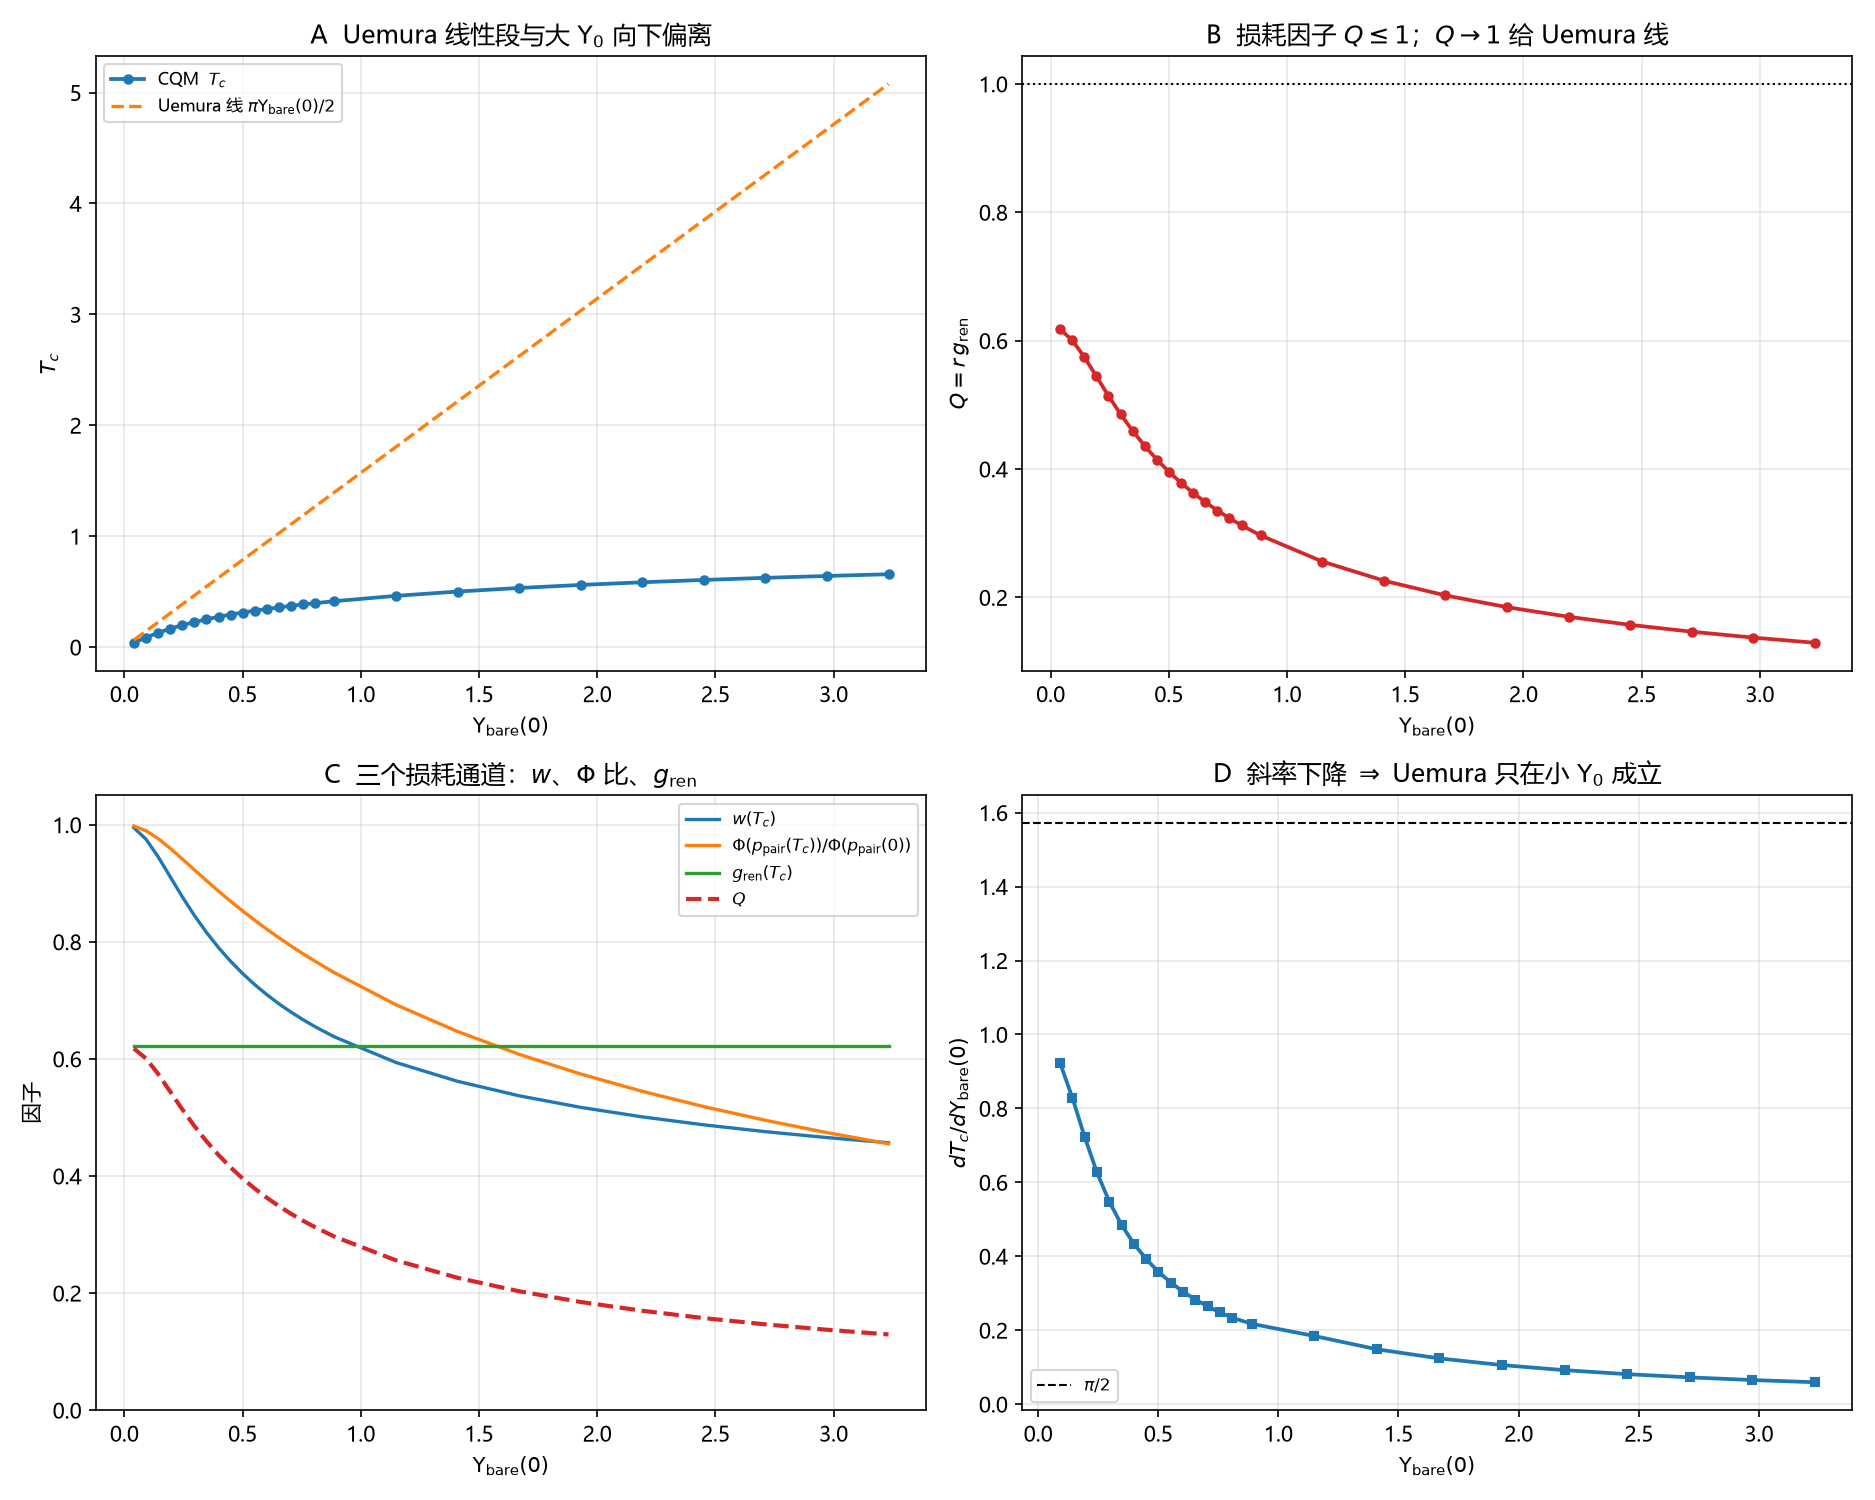

Here is the Python script that generated this plot:
# -*- coding: utf-8 -*-
"""
目标区：从 BKT 普适跳变 + 渗流刚度推导 Uemura 标度，并核对失效条件。

归一化：k_B = 1, hbar = 1, omega_D = 1, Z = 1, Upsilon_bond = U0 (扫描).
只做解析形状、不等式与交点核对；不拟合任何实验数据。

外部输入（只作对照，不写成 CQM 已证）：
  Uemura et al., PRL 62, 2317 (1989); arXiv:cond-mat/0212643
  Homes et al., Nature 430, 539 (2004), DOI 10.1038/nature02673
  Imry, Strongin & Homes, PRL 109, 067003 (2012)
"""

import csv
import math
import os

import numpy as np
import matplotlib
matplotlib.use("Agg")
import matplotlib.pyplot as plt

plt.rcParams["font.sans-serif"] = ["Microsoft YaHei", "SimHei", "DejaVu Sans"]
plt.rcParams["axes.unicode_minus"] = False

HERE = os.path.dirname(os.path.abspath(__file__))
OUT_PNG = os.path.join(HERE, "目标区_Uemura.png")
OUT_CSV = os.path.join(HERE, "目标区_Uemura.csv")
OUT_SUM = os.path.join(HERE, "目标区_Uemura_摘要.csv")

# 复用环 19 的 Debye 权重与渗流读出，保证口径一致
import importlib.util
SPEC = importlib.util.spec_from_file_location("ring19", os.path.join(HERE, "环19_相位刚度.py"))
R19 = importlib.util.module_from_spec(SPEC)
SPEC.loader.exec_module(R19)

w_debye = R19.w_debye
phi = R19.Phi_power
PC = R19.PC_SITE

N_CELL = 4          # chi-square 自由度（偶数，取精确有限和）
SIGMA_C2 = 0.20     # sigma_c^2 / Z
C_CORE = 2.0        # 涡旋核心能形状参数 y0 = exp(-c K0)


# ---------------------------------------------------------------- p_pair (环 15)


def p_pair(T):
    """环 15 的条件 chi-square 尾，n_cell = 4: e^{-x/2}(1 + x/2)."""
    if T <= 0.0:
        x = N_CELL * SIGMA_C2 / 1.0   # w(0) = 1
    else:
        x = N_CELL * SIGMA_C2 / w_debye(T)
    if x > 700.0:
        return 0.0
    return math.exp(-x / 2.0) * (1.0 + x / 2.0)


def u_bare(T, U0):
    """环 19 (19P.20) 的裸刚度读出。"""
    return U0 * w_debye(T) * phi(p_pair(T))


# ---------------------------------------------------------------- Kosterlitz RG


def rg_light(K0, c=C_CORE, n=4000, lmax=10.0):
    """轻量 RK4：返回 (超流?, K_R/K0)。
    系数 4 pi^2 取 Nelson 约定；只依赖不动点 2/pi 与流向。"""
    if K0 <= 0.0:
        return False, 0.0
    y0 = math.exp(-c * K0)
    if y0 <= 1e-300:
        return True, 1.0
    u = 1.0 / K0
    y = y0
    dl = lmax / n
    for _ in range(n):
        def deriv(uu, yy):
            return 4.0 * math.pi ** 2 * yy * yy, (2.0 - math.pi / uu) * yy
        k1 = deriv(u, y)
        k2 = deriv(u + 0.5 * dl * k1[0], y + 0.5 * dl * k1[1])
        k3 = deriv(u + 0.5 * dl * k2[0], y + 0.5 * dl * k2[1])
        k4 = deriv(u + dl * k3[0], y + dl * k3[1])
        u += dl * (k1[0] + 2 * k2[0] + 2 * k3[0] + k4[0]) / 6.0
        y += dl * (k1[1] + 2 * k2[1] + 2 * k3[1] + k4[1]) / 6.0
        if y > 10.0:
            return False, 0.0
    KR = 1.0 / u
    return y < y0, min(1.0, KR / K0)


def superfluid(K0):
    return rg_light(K0)[0]


def renorm_factor(K0):
    return rg_light(K0)[1]


def Tc_of_U0(U0):
    """自洽解 K_R(T_c) = 2/pi，其中 K0(T) = U_bare(T)/T."""
    lo, hi = 1e-6, 50.0
    for _ in range(36):
        T = 0.5 * (lo + hi)
        K0 = u_bare(T, U0) / T
        if superfluid(K0):
            lo = T
        else:
            hi = T
    return 0.5 * (lo + hi)


# ---------------------------------------------------------------- main


def main():
    rows = []
    U0_list = np.concatenate([
        np.linspace(0.05, 1.0, 16),
        np.linspace(1.1, 4.0, 10),
    ])

    results = []
    for U0 in U0_list:
        Tc = Tc_of_U0(float(U0))
        Uzero = u_bare(0.0, float(U0))
        K0 = u_bare(Tc, float(U0)) / Tc
        # 在自洽 Tc 上，普适跳变给 K_R(Tc)=2/pi；故 g = K_R/K0 = (2/pi)/K0，
        # 这是恒等式，不需要从 RG 流的有限尺度终值抽取（后者在分离点附近收敛很慢）。
        g = min(1.0, (2.0 / math.pi) / K0)
        r = w_debye(Tc) * phi(p_pair(Tc)) / phi(p_pair(0.0))
        Q = r * g
        Tlin = math.pi * Uzero / 2.0
        results.append((U0, Uzero, Tc, Tlin, r, g, Q))
        rows.append(("scan", U0, Uzero, Tc, Tlin, r, g, Q))

    # 数值核对：线性段斜率、Q 的上界、单调性
    small = [x for x in results if x[0] <= 0.4]
    slopes = [x[2] / x[1] for x in small]
    dTc = [results[i + 1][2] - results[i][2] for i in range(len(results) - 1)]
    dU = [results[i + 1][1] - results[i][1] for i in range(len(results) - 1)]
    secant = [a / b for a, b in zip(dTc, dU)]

    with open(OUT_CSV, "w", newline="", encoding="utf-8-sig") as f:
        wr = csv.writer(f)
        wr.writerow(["kind", "U0", "U_bare0", "Tc", "T_linear", "r", "g_ren", "Q"])
        wr.writerows(rows)

    with open(OUT_SUM, "w", newline="", encoding="utf-8-sig") as f:
        wr = csv.writer(f)
        wr.writerow(["quantity", "value", "note"])
        wr.writerow(["p_pair(0)", p_pair(0.0), "chi-square n=4, sigma_c2=0.2"])
        wr.writerow(["Phi(p_pair(0))", phi(p_pair(0.0)), "pc=site 0.592746, t_U=1.3"])
        wr.writerow(["slope_small_min", min(slopes), "min Tc/U_bare(0) for U0<=0.4"])
        wr.writerow(["slope_small_max", max(slopes), "max Tc/U_bare(0) for U0<=0.4"])
        wr.writerow(["pi_over_2", math.pi / 2.0, "ideal Uemura slope (kB=1)"])
        wr.writerow(["Q_max", max(x[6] for x in results), "must be <= 1"])
        wr.writerow(["Q_min", min(x[6] for x in results), "must be > 0"])
        wr.writerow(["monotone_Tc", all(a > 0 for a in dTc), "all dTc > 0"])
        wr.writerow(["concave_after_linear", all(secant[i + 1] < secant[i] for i in range(len(secant) - 1)),
                     "secant slope decreasing"])
        wr.writerow(["Tc_le_linear", all(x[2] <= x[3] + 1e-9 for x in results), "(U.3) check"])

    # ---------------------------------------------------------------- figure
    fig, ax = plt.subplots(2, 2, figsize=(12.5, 10.0))
    Uzero = np.array([x[1] for x in results])
    Tc = np.array([x[2] for x in results])
    Q = np.array([x[6] for x in results])
    rr = np.array([x[4] for x in results])
    gg = np.array([x[5] for x in results])
    ws = np.array([w_debye(x[2]) for x in results])
    phir = np.array([phi(p_pair(x[2])) / phi(p_pair(0.0)) for x in results])

    ax[0, 0].plot(Uzero, Tc, "o-", lw=1.8, ms=4, label=r"CQM  $T_c$")
    ax[0, 0].plot(Uzero, np.pi * Uzero / 2.0, "--", lw=1.6,
                  label=r"Uemura 线 $\pi\Upsilon_{\rm bare}(0)/2$")
    ax[0, 0].set_xlabel(r"$\Upsilon_{\rm bare}(0)$")
    ax[0, 0].set_ylabel(r"$T_c$")
    ax[0, 0].set_title("A  Uemura 线性段与大 $\\Upsilon_0$ 向下偏离")
    ax[0, 0].legend(fontsize=8)
    ax[0, 0].grid(alpha=0.3)

    ax[0, 1].plot(Uzero, Q, "o-", lw=1.8, ms=4, color="tab:red")
    ax[0, 1].axhline(1.0, color="k", ls=":", lw=1.0)
    ax[0, 1].set_xlabel(r"$\Upsilon_{\rm bare}(0)$")
    ax[0, 1].set_ylabel(r"$Q=r\,g_{\rm ren}$")
    ax[0, 1].set_title("B  损耗因子 $Q\\leq1$；$Q\\to1$ 给 Uemura 线")
    ax[0, 1].grid(alpha=0.3)

    ax[1, 0].plot(Uzero, ws, lw=1.6, label=r"$w(T_c)$")
    ax[1, 0].plot(Uzero, phir, lw=1.6, label=r"$\Phi(p_{\rm pair}(T_c))/\Phi(p_{\rm pair}(0))$")
    ax[1, 0].plot(Uzero, gg, lw=1.6, label=r"$g_{\rm ren}(T_c)$")
    ax[1, 0].plot(Uzero, Q, lw=2.0, ls="--", label=r"$Q$")
    ax[1, 0].set_xlabel(r"$\Upsilon_{\rm bare}(0)$")
    ax[1, 0].set_ylabel("因子")
    ax[1, 0].set_ylim(0.0, 1.05)
    ax[1, 0].set_title("C  三个损耗通道：$w$、$\\Phi$ 比、$g_{\\rm ren}$")
    ax[1, 0].legend(fontsize=8)
    ax[1, 0].grid(alpha=0.3)

    ax[1, 1].plot(Uzero[1:], secant, "s-", lw=1.8, ms=4)
    ax[1, 1].axhline(math.pi / 2.0, color="k", ls="--", lw=1.0,
                     label=r"$\pi/2$")
    ax[1, 1].set_xlabel(r"$\Upsilon_{\rm bare}(0)$")
    ax[1, 1].set_ylabel(r"$dT_c/d\Upsilon_{\rm bare}(0)$")
    ax[1, 1].set_title("D  斜率下降 $\\Rightarrow$ Uemura 只在小 $\\Upsilon_0$ 成立")
    ax[1, 1].legend(fontsize=8)
    ax[1, 1].grid(alpha=0.3)

    fig.tight_layout()
    fig.savefig(OUT_PNG, dpi=150)
    plt.close(fig)

    # ---------------------------------------------------------------- printed checks
    print(f"p_pair(0) = {p_pair(0.0):.6f}, Phi(p_pair(0)) = {phi(p_pair(0.0)):.6f}")
    print(f"ideal slope pi/2 = {math.pi/2:.6f}")
    print("small-U0 slopes Tc/U_bare(0): " +
          ", ".join(f"{s:.6f}" for s in slopes[:8]))
    print(f"Q range: [{min(x[6] for x in results):.6f}, {max(x[6] for x in results):.6f}]")
    print("sample (U0, U_bare0, Tc, T_linear, r, g, Q):")
    for idx in [0, 5, 10, 15, 20, 25]:
        if idx < len(results):
            x = results[idx]
            print("  " + ", ".join(f"{v:.6f}" for v in x))
    print(f"all dTc > 0: {all(a > 0 for a in dTc)}")
    print(f"all Tc <= pi*U_bare(0)/2: {all(x[2] <= x[3] + 1e-9 for x in results)}")
    print(f"secant slopes decreasing: {all(secant[i+1] < secant[i] for i in range(len(secant)-1))}")


if __name__ == "__main__":
    main()
